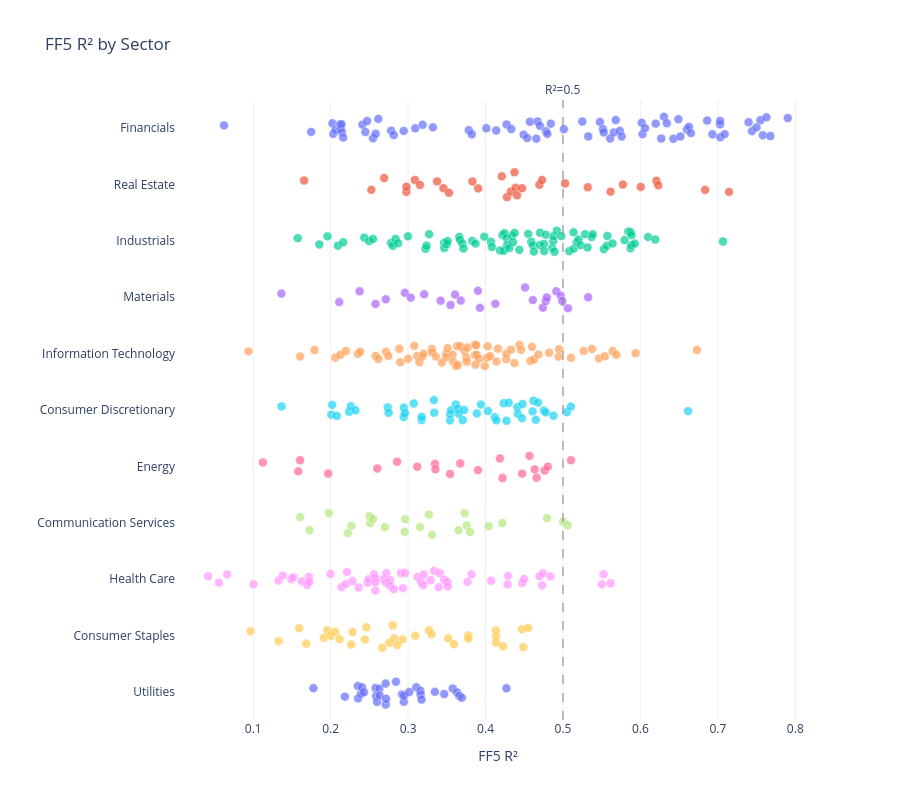

This figure's notebook cell:
### Code cell
plot_df = all_results.reset_index()
ticker_col = 'Ticker' if 'Ticker' in plot_df.columns else 'index'
plot_df['Label'] = plot_df[ticker_col] + ' | ' + plot_df['Security']

# Rename to display-friendly labels — Plotly uses the column name as the hover label,
# so the name here controls both what's shown and the order they appear
plot_df = plot_df.rename(columns={
    'CAPM_R2': 'CAPM R²',
    'FF3_R2':  'FF3 R²',
    'FF5_R2':  'FF5 R²',
})

sector_order = (
    plot_df.groupby('industry')['FF5 R²']
    .mean().sort_values(ascending=False)
    .index.tolist()
)

fig = px.strip(
    plot_df,
    x='FF5 R²',
    y='industry',
    color='industry',
    orientation='h',
    hover_name='Label',
    hover_data={
        'Label':    False,
        'industry': False,
        'FF5 R²':   False,  # hidden — shown via hover_name position
        'CAPM R²':  ':.3f',
        'FF3 R²':   ':.3f',
        'FF5 R²':   ':.3f',
    },
    category_orders={'industry': sector_order},
    title='FF5 R² by Sector',
)

fig.update_traces(
    jitter=1, pointpos=0,
    marker=dict(size=9, opacity=0.7, line=dict(width=0.5, color='white')),
)

fig.update_layout(
    height=800,
    template='plotly_white',
    showlegend=False,
    xaxis_title='FF5 R²',
    yaxis_title='',
)

fig.add_vline(x=0.5, line_dash='dash', line_color='grey', line_width=1,
              annotation_text='R²=0.5', annotation_position='top')

fig.show()
